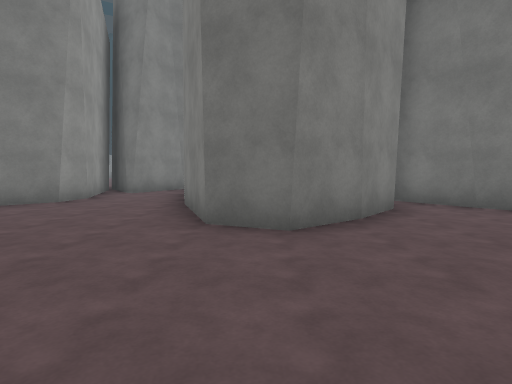
View 1 (above)

24 first-person views from a walk through a scene from a Unity 3-D project. The camera is 1.4 m above the floor, tilts 4° down and sees 75° across. The floor is counted in squares, 2 m on a side. Each view is taken from the middle of a square. On the plan, view 1 faces up. The plan holds only what a view shows up to about 10 squares ahead; the rest is blank. The place goes on beyond the plan. The player is left out. Some surface patterns are stand-ins.

View 2
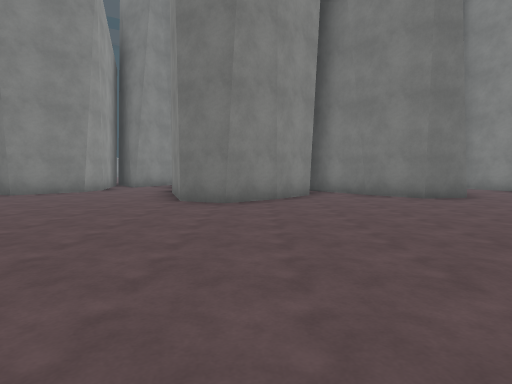

View 3
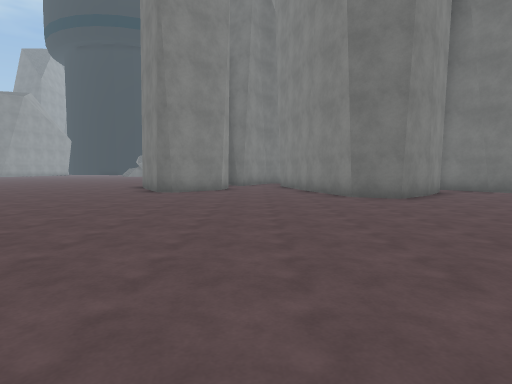

View 4
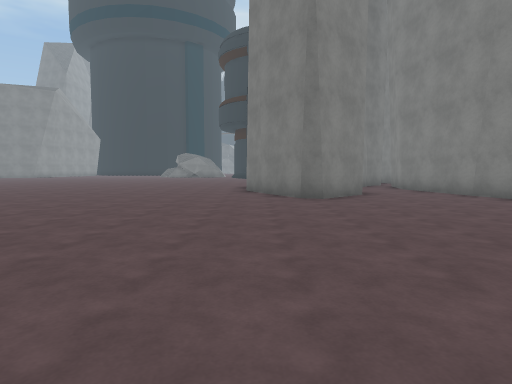

View 5
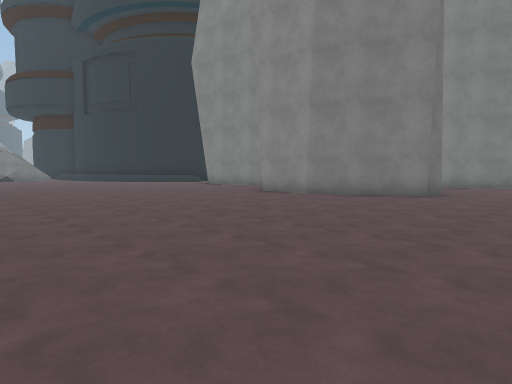

View 6
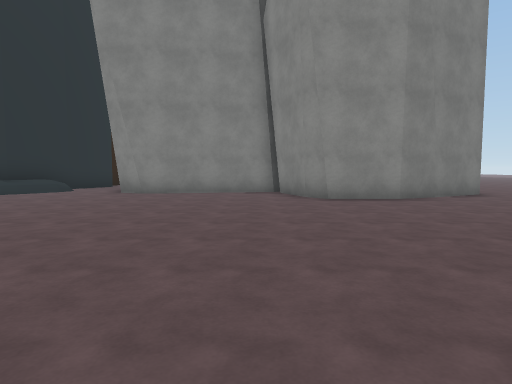

View 7
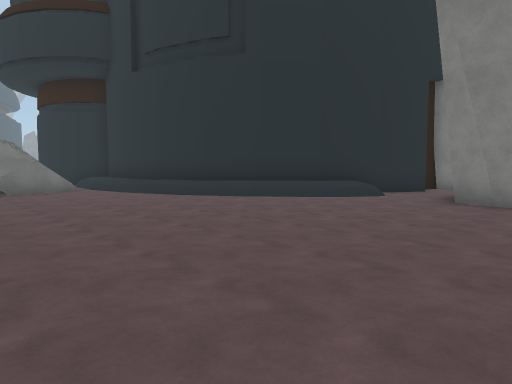

View 8
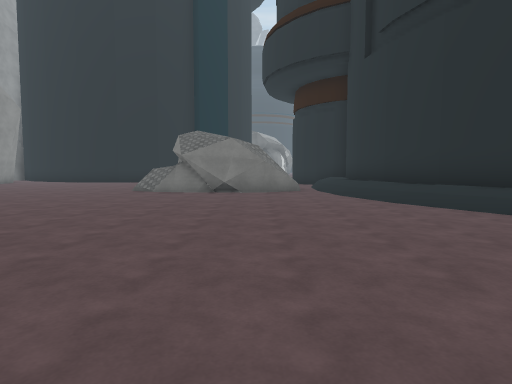

View 9
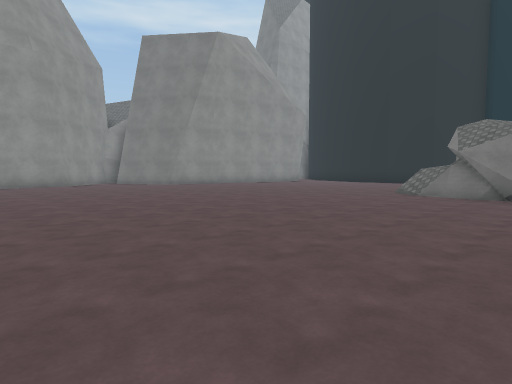

View 10
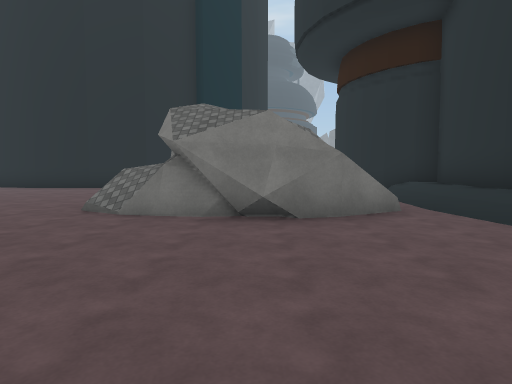

View 11
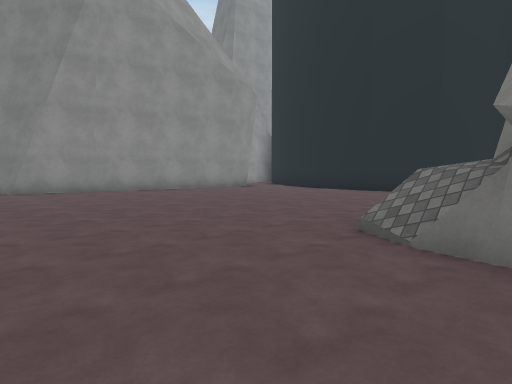

View 12
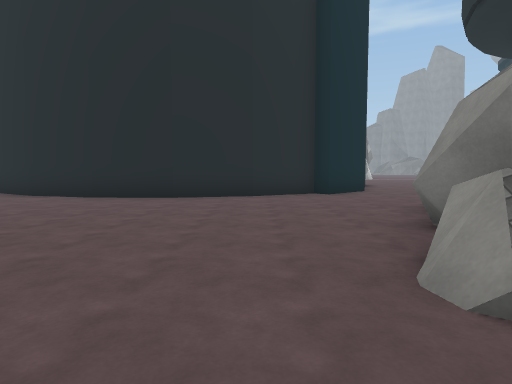

View 13
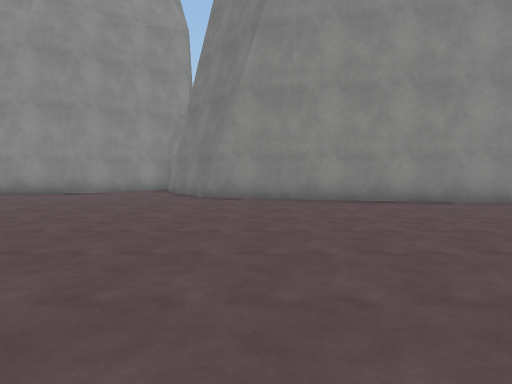

View 14
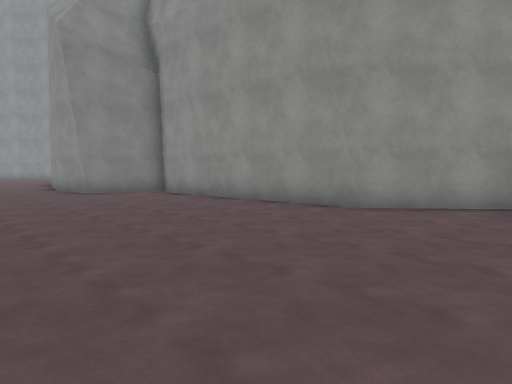

View 15
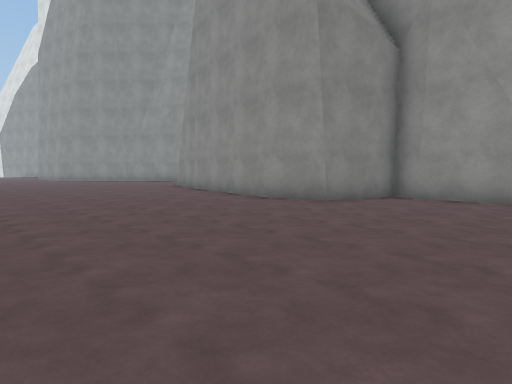

View 16
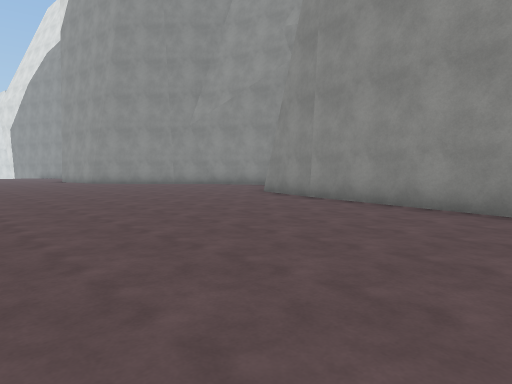

View 17
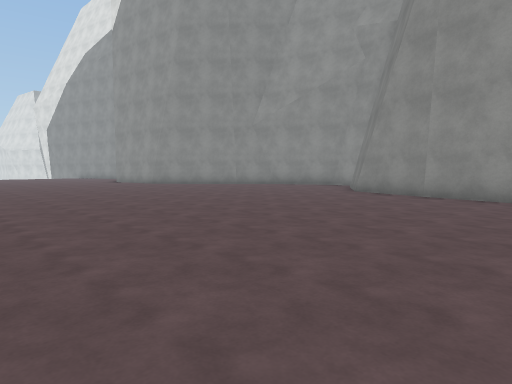

View 18
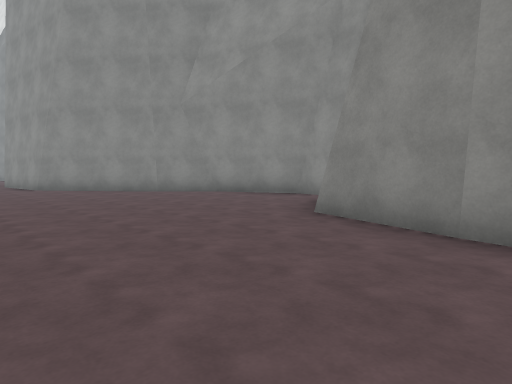

View 19
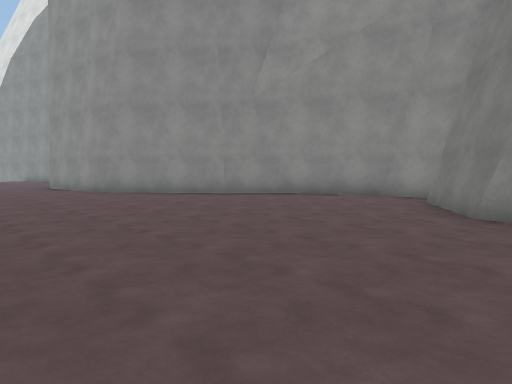

View 20
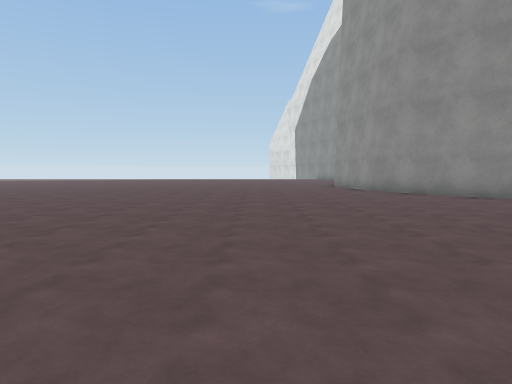

View 21
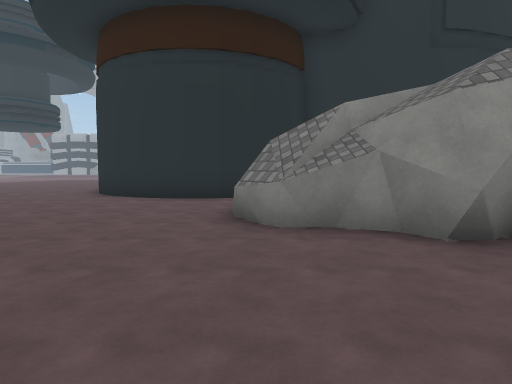

View 22
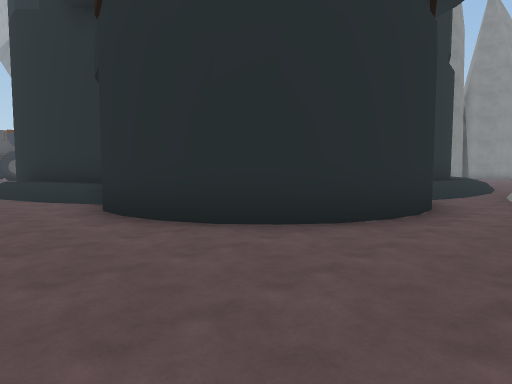

View 23
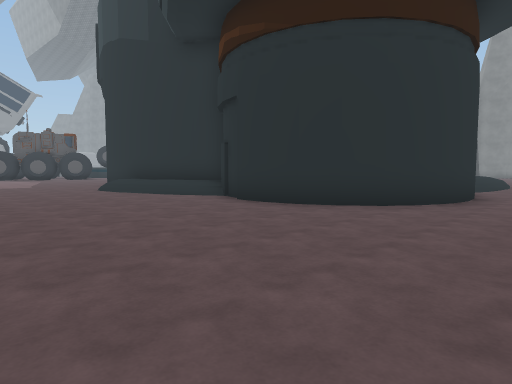

View 24
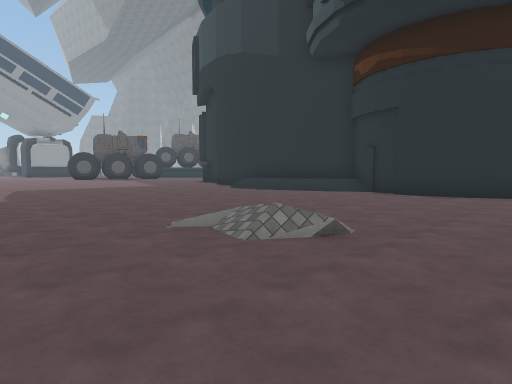

### Floor plan
Key: @ floor where view 1 was taken; # wall or solid block; . main floor; : floor 0.75 m higher than the main floor; / step, stairs or slope; = window, fence, low wall or low ledge; ^ raised ledge.
Columns run from 27 left of view 1 to 6 right of it. Each row starts with its distance up from view 1.
 44                   .....
 43                   ...........
 42                   .../........
 41                   ..//........
 40                 ...../.......
 39                 ............
 38                 ............
 37                 ............
 36                 ........../
 35                 ....##.///:##
 34     ##       ##....#######^
 33     .###  ####....##
 32      ..####.......#
 31       ............#
 30     #.........^# .##
 29     #.........#   .##
 28    ##........##   /:#
 27    #.........##   /:=
 26    #........=##   //#
 25    #.........=###^/:#
 24   ##............../:#
 23 ###................/#
 22 #................../#^
 21 ##.................//#
 20  #................../:##
 19  #.................../:##
 18  #....................//#
 17  ##......................
 16   #........ ..........#
 15   #........   ........#
 14   #........   ........#
 13   ###......  .........#
 12     #...... ..........#
 11     #......  ........##
 10    ##...............#####
  9    #................###..
  8    #................####..#
  7    #.................###..#  ###
  6   ##.................##...#  #.##
  5  ##.......................####..##
  4 ##.........................##.....
  3 ..................................
  2 ............     ................
  1 #............    ...............
  0 #.............    .........@....
 -1 ##............     ............
 -2  ##............     . ........
 -3   ##............       ...  .
 -4    ##...........        .

Where each view was taken, in squares from view 1:
view 1: 0 up, 0 right, facing up
view 2: 3 down, 1 right, facing up
view 3: 4 down, 3 left, facing up
view 4: 2 down, 7 left, facing up
view 5: 3 up, 15 left, facing up-right
view 6: 12 up, 15 left, facing right
view 7: 14 up, 13 left, facing up-right
view 8: 15 up, 11 left, facing up
view 9: 16 up, 11 left, facing up-left
view 10: 20 up, 12 left, facing up
view 11: 22 up, 13 left, facing up-left
view 12: 24 up, 16 left, facing up
view 13: 25 up, 16 left, facing left
view 14: 23 up, 20 left, facing down-left
view 15: 17 up, 17 left, facing down-left
view 16: 12 up, 17 left, facing down-left
view 17: 10 up, 15 left, facing down-left
view 18: 8 up, 20 left, facing down-left
view 19: 6 up, 19 left, facing down-left
view 20: 6 up, 19 left, facing down
view 21: 30 up, 17 left, facing right
view 22: 37 up, 11 left, facing down-right
view 23: 40 up, 11 left, facing down-right
view 24: 44 up, 9 left, facing down-right
